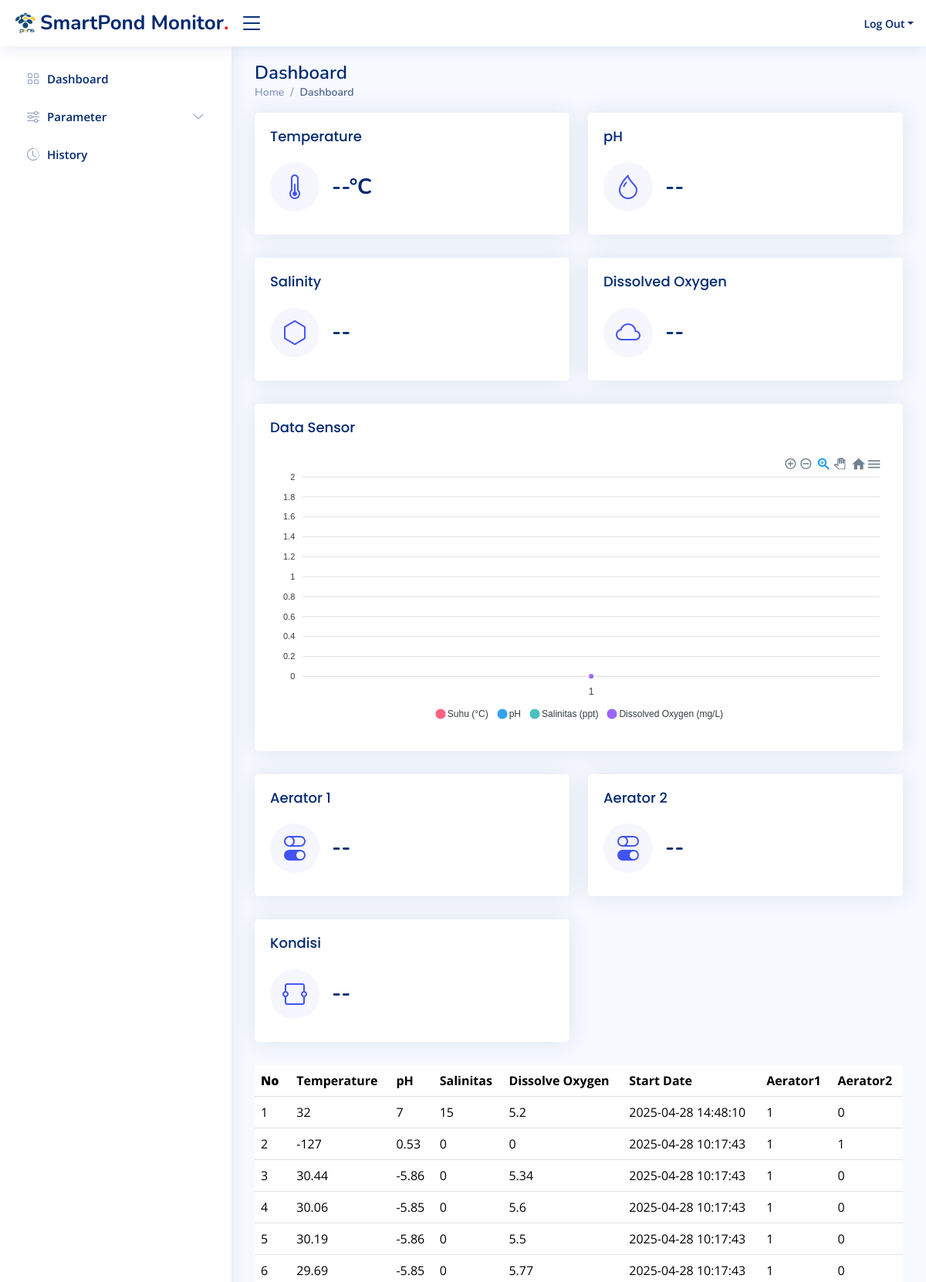
The page /dasboard.php (upper part) on the database its author committed.
### tables this page shows
CREATE TABLE `sensor_data` (
  `id` int(11) NOT NULL,
  `temperature` float NOT NULL,
  `ph` float NOT NULL,
  `salinity` float NOT NULL,
  `dissolveOxygen` float NOT NULL,
  `aerator1` int(1) NOT NULL,
  `aerator2` int(1) NOT NULL,
  `timestamp` timestamp NOT NULL DEFAULT current_timestamp()
);

### dasboard.php (the view, shortened to what this page needs)
<?php
include "koneksi.php";
?>
<!DOCTYPE html>
<html lang="en">
<head>
    <link href="assets/vendor/bootstrap/css/bootstrap.min.css" rel="stylesheet">
    <link href="assets/vendor/bootstrap-icons/bootstrap-icons.css" rel="stylesheet">
    <link href="assets/vendor/boxicons/css/boxicons.min.css" rel="stylesheet">
    <link href="assets/vendor/quill/quill.snow.css" rel="stylesheet">
    <link href="assets/vendor/quill/quill.bubble.css" rel="stylesheet">
    <link href="assets/vendor/remixicon/remixicon.css" rel="stylesheet">
    <link href="assets/vendor/simple-datatables/style.css" rel="stylesheet">
    <link href="assets/css/dasboard.css" rel="stylesheet">
</head>
<body>
    <header id="header" class="header fixed-top d-flex align-items-center">
        <div class="d-flex align-items-center justify-content-between">
            <a href="dasboard.php" class="logo d-flex align-items-center">
                <img src="assets/img/pens.png" alt="">
                <span>SmartPond Monitor</span>
                <span style="color: #fd0000;">.</span>
            </a>
            <i class="bi bi-list toggle-sidebar-btn"></i>
        </div>
        <nav class="header-nav ms-auto">
            <ul class="d-flex align-items-center">
                <li class="nav-item dropdown pe-3">
                    <a class="nav-link nav-profile d-flex align-items-center pe-0" href="" data-bs-toggle="dropdown">
                        <span class="d-none d-md-block dropdown-toggle ps-2">Log Out</span>
                    </a>
                </li>
            </ul>
        </nav>
    </header>
    <aside id="sidebar" class="sidebar">
        <ul class="sidebar-nav" id="sidebar-nav">
            <li class="nav-item">
                <a class="nav-link collapsed" href="dasboard.php">
                    <i class="bi bi-grid"></i>
                    <span>Dashboard</span>
                </a>
            </li>
            <li class="nav-item">
                <a class="nav-link collapsed" data-bs-target="#charts-nav" data-bs-toggle="collapse" href="/dasboard.php">
                    <i class="bi bi-sliders"></i><span>Parameter</span><i class="bi bi-chevron-down ms-auto"></i>
                </a>
            </li>
            <li class="nav-item">
                <a class="nav-link collapsed" href="history.php">
                    <i class="bi bi-clock-history"></i>
                    <span>History</span>
                </a>
            </li>
        </ul>
    </aside>
    <main id="main" class="main">
        <div class="pagetitle">
            <h1>Dashboard</h1>
            <nav>
                <ol class="breadcrumb">
                    <li class="breadcrumb-item"><a href="dasboard.php">Home</a></li>
                    <li class="breadcrumb-item active">Dashboard</li>
                </ol>
            </nav>
        </div>
        <section class="section dashboard">
            <div class="row">
                <?php
                include "card-sensor.php";
                ?>
                <div class="table-responsive">
                    <table class="table datatable">
                        <thead>
                            <tr>
                                <th>
                                    <b>No</b>
                                </th>
                                <th>Temperature</th>
                                <th>pH</th>
                                <th>Salinitas</th>
                                <th>Dissolve Oxygen</th>
                                <th data-type="date" data-format="YYYY/DD/MM">Start Date</th>
                                <th>Aerator1</th>
                                <th>Aerator2</th>
                            </tr>
                        </thead>
                        <tbody>
                            <?php
                            $sql = "SELECT * FROM sensor_data ORDER BY id DESC";
                            $result = $conn->query($sql);
                            $no = 1;
                            if ($result->num_rows > 0) {
                                while ($row = $result->fetch_assoc()) {
                                    echo "<tr>
                                <td>" . $no++ . "</td>
                                <td>" . $row["temperature"] . "</td>
                                <td>" . $row["ph"] . "</td>
                                <td>" . $row["salinity"] . "</td>
                                <td>" . $row["dissolveOxygen"] . "</td>
                                <td>" . $row["timestamp"] . "</td>
                                <td>" . $row["aerator1"] . "</td>
                                <td>" . $row["aerator2"] . "</td>
                                </tr>";
                                }
                            } else {
                                echo "<tr><td colspan='7'>No data available</td></tr>";
                            }
                            ?>
                        </tbody>
                    </table>
                </div>
            </div>
        </section>
    </main>
</body>
</html>

### card-sensor.php (shortened to what this page needs)
<div class="col-xxl-3 col-md-6">
    <div class="card info-card sales-card">
        <div class="card-body">
            <h5 class="card-title">Temperature </h5>
            <div class="d-flex align-items-center">
                <div class="card-icon rounded-circle d-flex align-items-center justify-content-center">
                    <i class="bi bi-thermometer-half"></i>
                </div>
                <div class="ps-3">
                    <h6 id="temp">--°C</h6>
                </div>
            </div>
        </div>
    </div>
</div>
<div class="col-xxl-3 col-md-6">
    <div class="card info-card sales-card">
        <div class="card-body">
            <h5 class="card-title">pH</span></h5>
            <div class="d-flex align-items-center">
                <div class="card-icon rounded-circle d-flex align-items-center justify-content-center">
                    <i class="bi bi-droplet"></i>
                </div>
                <div class="ps-3">
                    <h6 id="ph">--</h6>
                </div>
            </div>
        </div>
    </div>
</div>
<div class="col-xxl-3 col-md-6">
    <div class="card info-card sales-card">
        <div class="card-body">
            <h5 class="card-title">Salinity</h5>
            <div class="d-flex align-items-center">
                <div class="card-icon rounded-circle d-flex align-items-center justify-content-center">
                    <i class="bi bi-hexagon"></i>
                </div>
                <div class="ps-3">
                    <h6 id="salinity">--</h6>
                </div>
            </div>
        </div>
    </div>
</div>
<div class="col-xxl-3 col-md-6">
    <div class="card info-card sales-card">
        <div class="card-body">
            <h5 class="card-title">Dissolved Oxygen</h5>
            <div class="d-flex align-items-center">
                <div class="card-icon rounded-circle d-flex align-items-center justify-content-center">
                    <i class="bi bi-cloud"></i>
                </div>
                <div class="ps-3">
                    <h6 id="dissolveOxygen">--</h6>
                </div>
            </div>
        </div>
    </div>
</div>
<div class="col-12">
    <div class="card">
        <div class="card-body">
            <h5 class="card-title">Data Sensor</h5>
            <div id="datasensor"></div>
        </div>
    </div>
</div>
<div class="col-xxl-3 col-md-6">
    <div class="card info-card sales-card">
        <div class="card-body">
            <h5 class="card-title">Aerator 1</h5>
            <div class="d-flex align-items-center">
                <div class="card-icon rounded-circle d-flex align-items-center justify-content-center">
                    <i class="bi bi-toggles"></i>
                </div>
                <div class="ps-3">
                    <h6 id="aerator1">--</h6>
                </div>
            </div>
        </div>
    </div>
</div>
<div class="col-xxl-3 col-md-6">
    <div class="card info-card sales-card">
        <div class="card-body">
            <h5 class="card-title">Aerator 2</h5>
            <div class="d-flex align-items-center">
                <div class="card-icon rounded-circle d-flex align-items-center justify-content-center">
                    <i class="bi bi-toggles"></i>
                </div>
                <div class="ps-3">
                    <h6 id="aerator2">--</h6>
                </div>
            </div>
        </div>
    </div>
</div>
<div class="col-xxl-6 col-md-6">
    <div class="card info-card sales-card">
        <div class="card-body">
            <h5 class="card-title">Kondisi</h5>
            <div class="d-flex align-items-center">
                <div class="card-icon rounded-circle d-flex align-items-center justify-content-center">
                    <i class="bi bi-textarea"></i>
                </div>
                <div class="ps-3">
                    <h6 id="kondisi">--</h6>
                </div>
            </div>
        </div>
    </div>
</div>

### assets/css/dasboard.css (style rules this page uses)
:root { scroll-behavior: smooth; }
body { font-family: "Open Sans", sans-serif; background: #f6f9ff; color: #444444; }
a { color: #4154f1; text-decoration: none; }
h1, h2, h3, h4, h5, h6 { font-family: "Nunito", sans-serif; }
#main { margin-top: 60px; padding: 20px 30px; transition: all 0.3s; }
.pagetitle { margin-bottom: 10px; }
.pagetitle h1 { font-size: 24px; margin-bottom: 0; font-weight: 600; color: #012970; }
.card { margin-bottom: 30px; border: none; border-radius: 5px; box-shadow: 0px 0 30px rgba(1, 41, 112, 0.1); }
.card-title { padding: 20px 0 15px 0; font-size: 18px; font-weight: 500; color: #012970; font-family: "Poppins", sans-serif; }
.card-body { padding: 0 20px 20px 20px; }
.breadcrumb { font-size: 14px; font-family: "Nunito", sans-serif; color: #899bbd; font-weight: 600; }
.breadcrumb a { color: #899bbd; transition: 0.3s; }
.breadcrumb .breadcrumb-item::before { color: #899bbd; }
.breadcrumb .active { color: #51678f; font-weight: 600; }
.logo { line-height: 1; }
@media (min-width: 1200px) { .logo { width: 280px; } }
.logo img { max-height: 26px; margin-right: 6px; }
.logo span { font-size: 26px; font-weight: 700; color: #012970; font-family: "Nunito", sans-serif; }
.header { transition: all 0.5s; z-index: 997; height: 60px; box-shadow: 0px 2px 20px rgba(1, 41, 112, 0.1); background-color: #fff; padding-left: 20px; }
.header .toggle-sidebar-btn { font-size: 32px; padding-left: 10px; cursor: pointer; color: #012970; }
.header-nav ul { list-style: none; }
.header-nav>ul { margin: 0; padding: 0; }
.header-nav .nav-profile { color: #012970; }
.header-nav .nav-profile span { font-size: 14px; font-weight: 600; }
.sidebar { position: fixed; top: 60px; left: 0; bottom: 0; width: 300px; z-index: 996; transition: all 0.3s; padding: 20px; overflow-y: auto; scrollbar-width: thin; scrollbar-color: #aab7cf transparent; box-shadow: 0px 0px 20px rgba(1, 41, 112, 0.1); background-color: #fff; }
@media (min-width: 1200px) { #main, #footer { margin-left: 300px; } }
.sidebar-nav { padding: 0; margin: 0; list-style: none; }
.sidebar-nav li { padding: 0; margin: 0; list-style: none; }
.sidebar-nav .nav-item { margin-bottom: 5px; }
.sidebar-nav .nav-link { display: flex; align-items: center; font-size: 15px; font-weight: 600; color: #4154f1; transition: 0.3; background: #f6f9ff; padding: 10px 15px; border-radius: 4px; }
.sidebar-nav .nav-link i { font-size: 16px; margin-right: 10px; color: #4154f1; }
.sidebar-nav .nav-link.collapsed { color: #012970; background: #fff; }
.sidebar-nav .nav-link.collapsed i { color: #899bbd; }
.sidebar-nav .nav-link .bi-chevron-down { margin-right: 0; transition: transform 0.2s ease-in-out; }
.dashboard .info-card { padding-bottom: 10px; }
.dashboard .info-card h6 { font-size: 28px; color: #012970; font-weight: 700; margin: 0; padding: 0; }
.dashboard .card-icon { font-size: 32px; line-height: 0; width: 64px; height: 64px; flex-shrink: 0; flex-grow: 0; }
.dashboard .sales-card .card-icon { color: #4154f1; background: #f6f6fe; }

### rows shown on the page
sensor_data: temperature "32", ph "7", salinity "15", dissolveOxygen "5.2", timestamp "2025-04-28 14:48:10", aerator1 "1", aerator2 "0"
sensor_data: temperature "-127", ph "0.53", salinity "0", dissolveOxygen "0", timestamp "2025-04-28 10:17:43", aerator1 "1", aerator2 "1"
sensor_data: temperature "30.44", ph "-5.86", salinity "0", dissolveOxygen "5.34", timestamp "2025-04-28 10:17:43", aerator1 "1", aerator2 "0"
sensor_data: temperature "30.06", ph "-5.85", salinity "0", dissolveOxygen "5.6", timestamp "2025-04-28 10:17:43", aerator1 "1", aerator2 "0"
sensor_data: temperature "30.19", ph "-5.86", salinity "0", dissolveOxygen "5.5", timestamp "2025-04-28 10:17:43", aerator1 "1", aerator2 "0"
sensor_data: temperature "29.69", ph "-5.85", salinity "0", dissolveOxygen "5.77", timestamp "2025-04-28 10:17:43", aerator1 "1", aerator2 "0"
